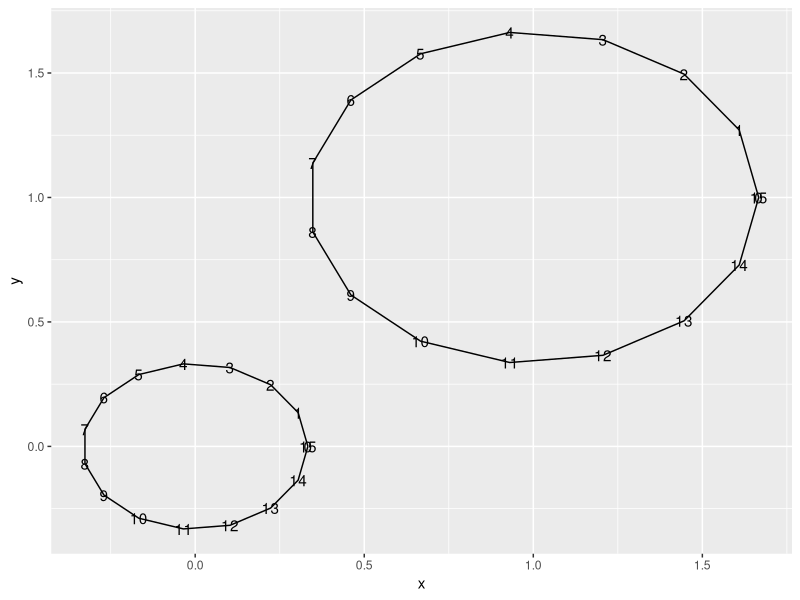
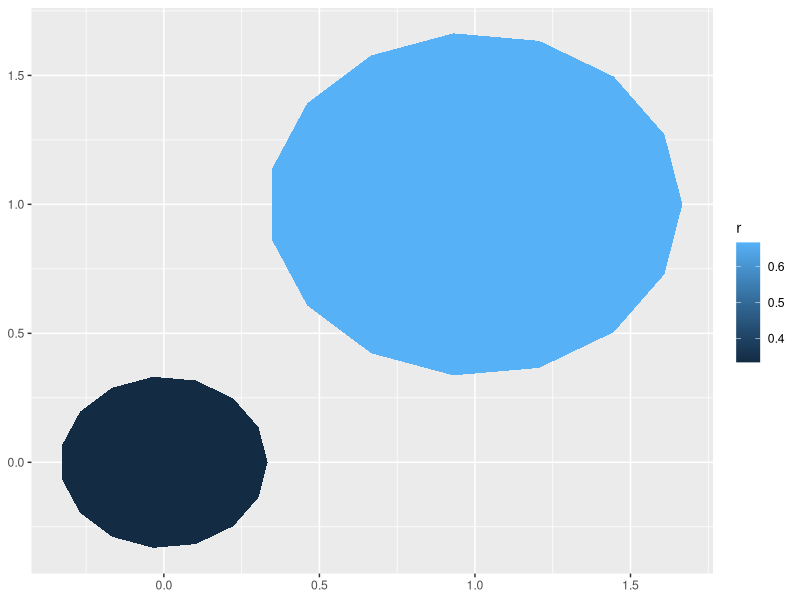
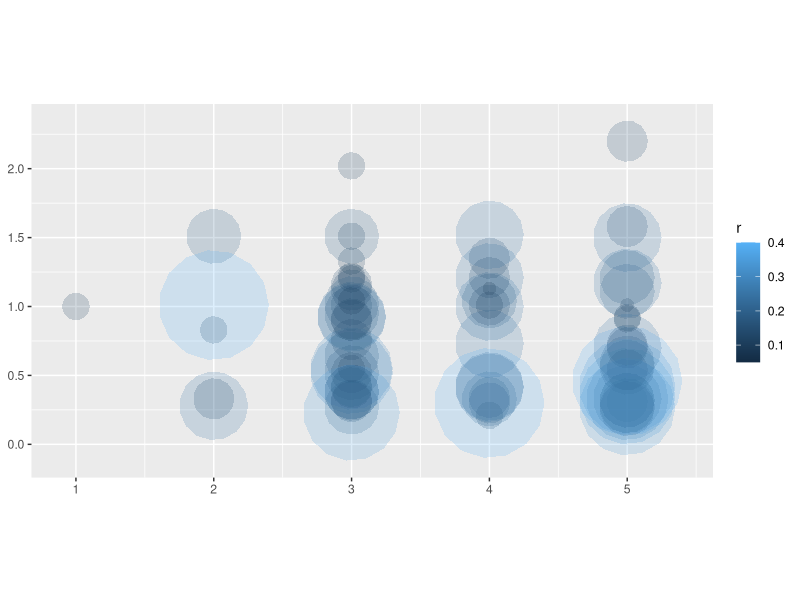
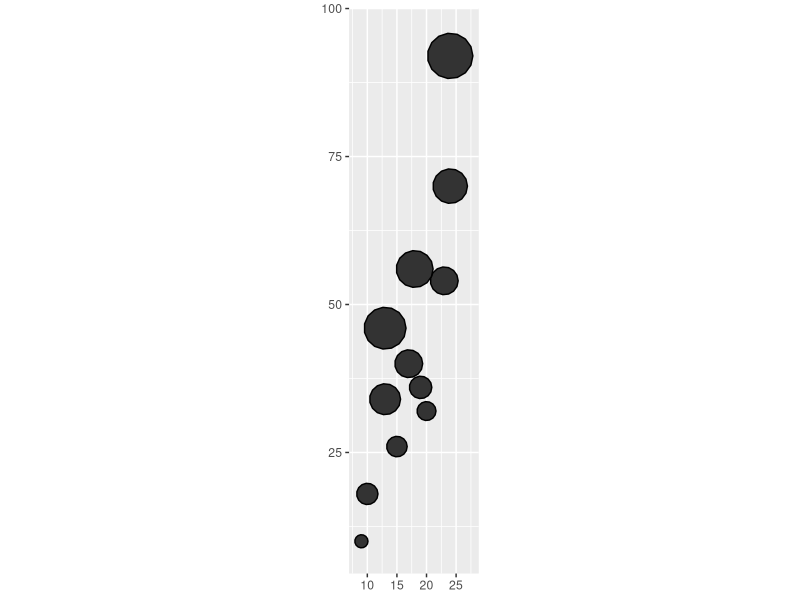
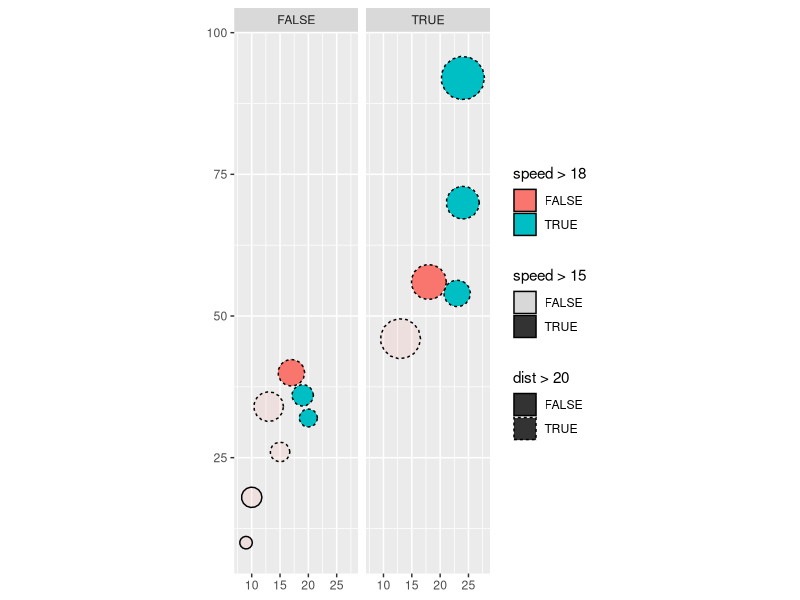
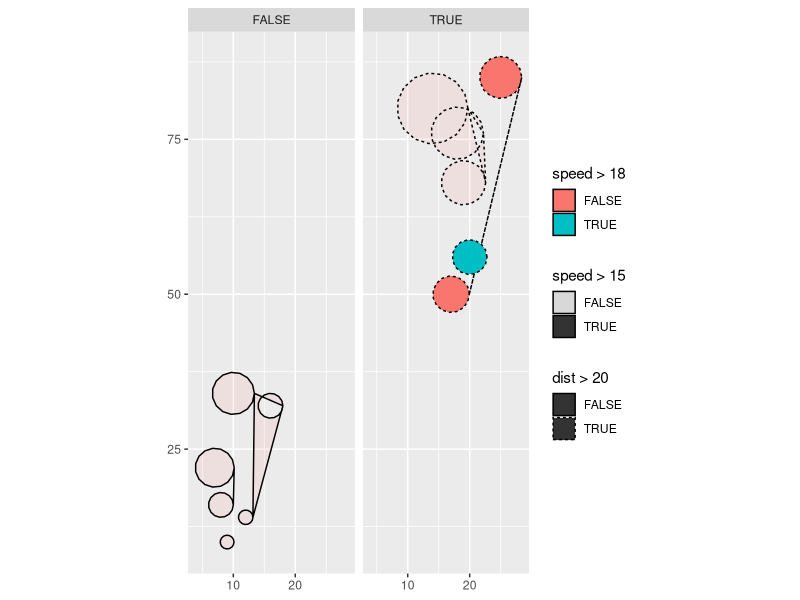
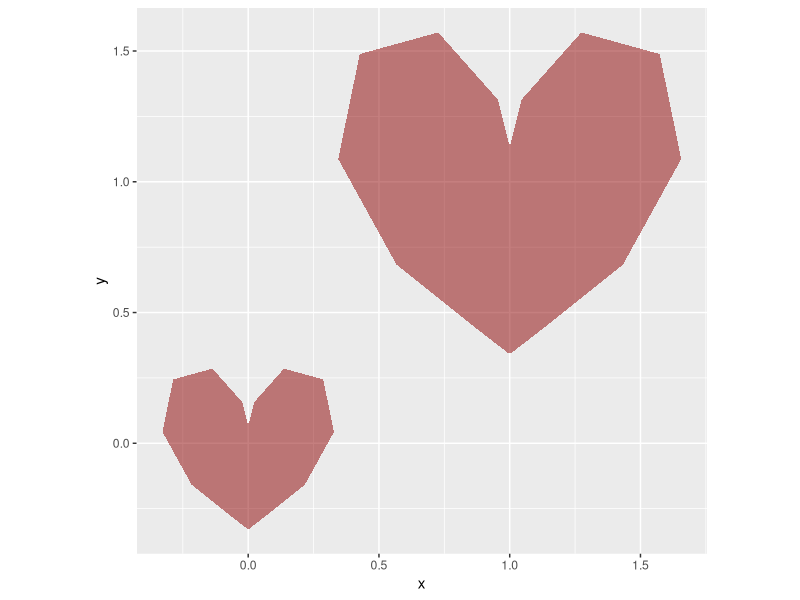

Here is the R script that generated these plots, in order:
## ---- chunk 1
knitr::opts_chunk$set(echo = TRUE)
options(tidyverse.quiet = TRUE)
## ---- chunk 2
library(tidyverse)

data.frame(x0 = 0:1, y0 = 0:1, r = 1:2/3) |> 
  mutate(group = row_number()) |> 
  crossing(tibble(z = 0:15)) |> 
  # mutate(join_var = 1) |> 
  # left_join(tibble(z = 0:15, join_var = 1),
  #           multiple = "all") |> 
  mutate(around = 2*pi*z/max(z)) |> 
  mutate(x = x0 + cos(around)*r,
         y = y0 + sin(around)*r) |> 
  ggplot() + 
  aes(x, y, label = z) +
  geom_text() +
  geom_path(aes(group = group))
## ---- chunk 3
compute_panel_equilateral <- function(data, scales, n = 15){
  
  data |> 
    mutate(group = row_number()) |> 
    crossing(tibble(z = 0:n)) |>
    # mutate(join_var = 1) |> 
    # left_join(tibble(z = 0:(n), join_var = 1),
    #         multiple = "all") |> 
    mutate(around = 2*pi*z/max(z)) |> 
    mutate(x = x0 + cos(around)*r,
           y = y0 + sin(around)*r) 
  
}

tibble(x0 = 1:2, y0 = 1:2, r = 1 ) |> 
  compute_panel_equilateral()


## ---- chunk 4
StatCircle <- ggproto(
  `_class` = "StatCircle", 
  `_inherit` = ggplot2::Stat,
  compute_panel = compute_panel_equilateral,
                      required_aes = c("x0", "y0", "r")
                      )
## ---- chunk 5
geom_circle <- function(
  mapping = NULL,
  data = NULL,
  position = "identity",
  na.rm = FALSE,
  show.legend = NA,
  inherit.aes = TRUE, ...) {
  ggplot2::layer(
    stat = StatCircle,  # proto object from Step 2
    geom = ggplot2::GeomPolygon,  # inherit other behavior
    data = data,
    mapping = mapping,
    position = position,
    show.legend = show.legend,
    inherit.aes = inherit.aes,
    params = list(na.rm = na.rm, ...)
  )
}
## ---- chunk 6
data.frame(x0 = 0:1, y0 = 0:1, r = 1:2/3) |> 
  ggplot() + 
  aes(x0 = x0, y0 = y0, r = r) + 
  geom_circle() + 
  aes(fill = r)

diamonds |> 
  slice_sample(n = 80) |> 
  ggplot() + 
  aes(x0 = as.numeric(cut), y0 = carat  , r = as.numeric(clarity)/20) + 
  geom_circle(alpha = .2) + 
  aes(fill = after_stat(r)) +
  coord_equal()
  
cars |> 
  sample_n(12) |>  
  ggplot() + 
  aes(x0 = speed, y0 = dist, r = dist/speed) + 
  geom_circle(color = "black") +
  coord_equal()

last_plot() + 
  aes(alpha = speed > 15) +
  aes(linetype = dist > 20) +
  aes(fill = speed > 18) +
  facet_wrap(~ dist > 40)
## ---- chunk 7
StatCircle2 <- ggproto(
  `_class` = "StatCircle2",
  `_inherit` = ggplot2::Stat,
  compute_group = compute_panel_equilateral,
  required_aes = c("x0", "y0", "r"))

geom_circle_CG <- function(
  mapping = NULL,
  data = NULL,
  position = "identity",
  na.rm = FALSE,
  show.legend = NA,
  inherit.aes = TRUE, ...) {
  ggplot2::layer(
    stat = StatCircle2,  # proto object from Step 2
    geom = ggplot2::GeomPolygon,  # inherit other behavior
    data = data,
    mapping = mapping,
    position = position,
    show.legend = show.legend,
    inherit.aes = inherit.aes,
    params = list(na.rm = na.rm, ...)
  )
}

cars |> 
  sample_n(12) |>  
  ggplot() + 
  aes(x0 = speed, y0 = dist, r = dist/speed) + 
  geom_circle_CG(color = "black") +
  coord_equal() + 
  aes(alpha = speed > 15) +
  aes(linetype = dist > 20) +
  aes(fill = speed > 18) +
  facet_wrap(~ dist > 40)
## ---- chunk 8
data.frame(x0 = 0:1, y0 = 0:1, r = 1:2/3, rotation = 0) %>% 
  mutate(group = row_number()) %>% 
  tidyr::crossing(around = 0:15/15) %>%
    dplyr::mutate(
      y = y0 + r * (
        .85 * cos(2*pi*around)
        - .35 * cos(2 * 2*pi*around)
        - .25 * cos(3 * 2*pi*around)
        - .05 * cos(4 * 2*pi*around)
      ) - rotation * pi,
      x = x0 + r * (sin(2*pi*around)^3) - rotation * pi) %>% 
  ggplot() +
   aes(x = x, y = y, group = group) + 
  geom_polygon(alpha = .5, fill = "darkred") + 
  coord_equal()
